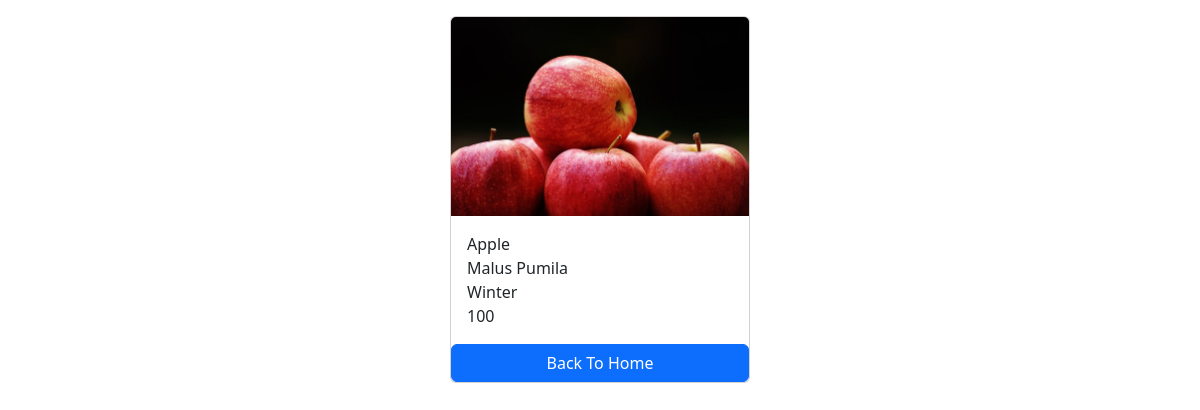
Screenshot of /fruits/1/ with the database file from the repository.
### Market/models.py (models this page shows, shortened)
class Fruit(models.Model):
    fruit_name=models.CharField(max_length=50)
    scientific_name=models.CharField(max_length=50)
    photo=models.ImageField(upload_to='images')
    season=models.CharField(max_length=50)
    price=models.CharField(max_length=3)

### Market/views.py (the view)
# urls.py: path('<int:pk>/',views.fruit_detail, name='fruit_detail'),
def fruit_detail(request,pk):
    fruit=get_object_or_404(Fruit,pk=pk)
    context={
        'fruit':fruit,
    }
    return render(request,'fruit_detail.html',context)

### templates/fruit_detail.html (shortened to what this page needs)
<!DOCTYPE html>
<html lang="en">
<head>
    <link href="https://cdn.jsdelivr.net/npm/bootstrap@5.3.3/dist/css/bootstrap.min.css" rel="stylesheet">
</head>
<body>
    <div class="container mt-3">
    <div class="card mx-auto" style="width:300px">
            <img src="{{fruit.photo.url}}" class="card-img-top" alt="">
            <div class="card-body">
                <p class="card-text m-0">{{fruit.fruit_name}}</p>
                <p class="card-text m-0">{{fruit.scientific_name}}</p>
                <p class="card-text m-0">{{fruit.season}}</p>
                <p class="card-text m-0">{{fruit.price}}</p>
            </div>
            <a href="{% url "home" %}" class="btn btn-primary">Back To Home</a>
    </div>
    </div>
</body>
</html>

### rows the page displays
Fruit: photo (picture), fruit_name "Apple", scientific_name "Malus Pumila", season "Winter", price "100"
